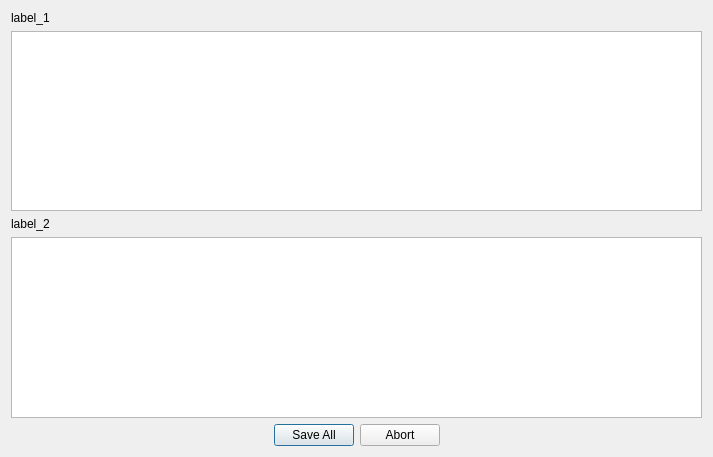
<?xml version="1.0" encoding="UTF-8"?>
<ui version="4.0">
 <class>batchDialog</class>
 <widget class="QDialog" name="batchDialog">
  <property name="geometry">
   <rect>
    <x>0</x>
    <y>0</y>
    <width>713</width>
    <height>457</height>
   </rect>
  </property>
  <property name="windowTitle">
   <string>Batch Preview</string>
  </property>
  <layout class="QGridLayout" name="gridLayout">
   <item row="1" column="0">
    <widget class="QPlainTextEdit" name="tb_1">
     <property name="textInteractionFlags">
      <set>Qt::TextSelectableByKeyboard|Qt::TextSelectableByMouse</set>
     </property>
    </widget>
   </item>
   <item row="2" column="0">
    <widget class="QLabel" name="label_2">
     <property name="text">
      <string>label_2</string>
     </property>
    </widget>
   </item>
   <item row="3" column="0">
    <widget class="QPlainTextEdit" name="tb_2">
     <property name="textInteractionFlags">
      <set>Qt::TextSelectableByKeyboard|Qt::TextSelectableByMouse</set>
     </property>
    </widget>
   </item>
   <item row="0" column="0">
    <widget class="QLabel" name="label_1">
     <property name="text">
      <string>label_1</string>
     </property>
    </widget>
   </item>
   <item row="4" column="0">
    <widget class="QDialogButtonBox" name="bDialogbuttonBox">
     <property name="orientation">
      <enum>Qt::Horizontal</enum>
     </property>
     <property name="standardButtons">
      <set>QDialogButtonBox::Abort|QDialogButtonBox::SaveAll</set>
     </property>
     <property name="centerButtons">
      <bool>true</bool>
     </property>
    </widget>
   </item>
  </layout>
 </widget>
 <resources/>
 <connections/>
</ui>
